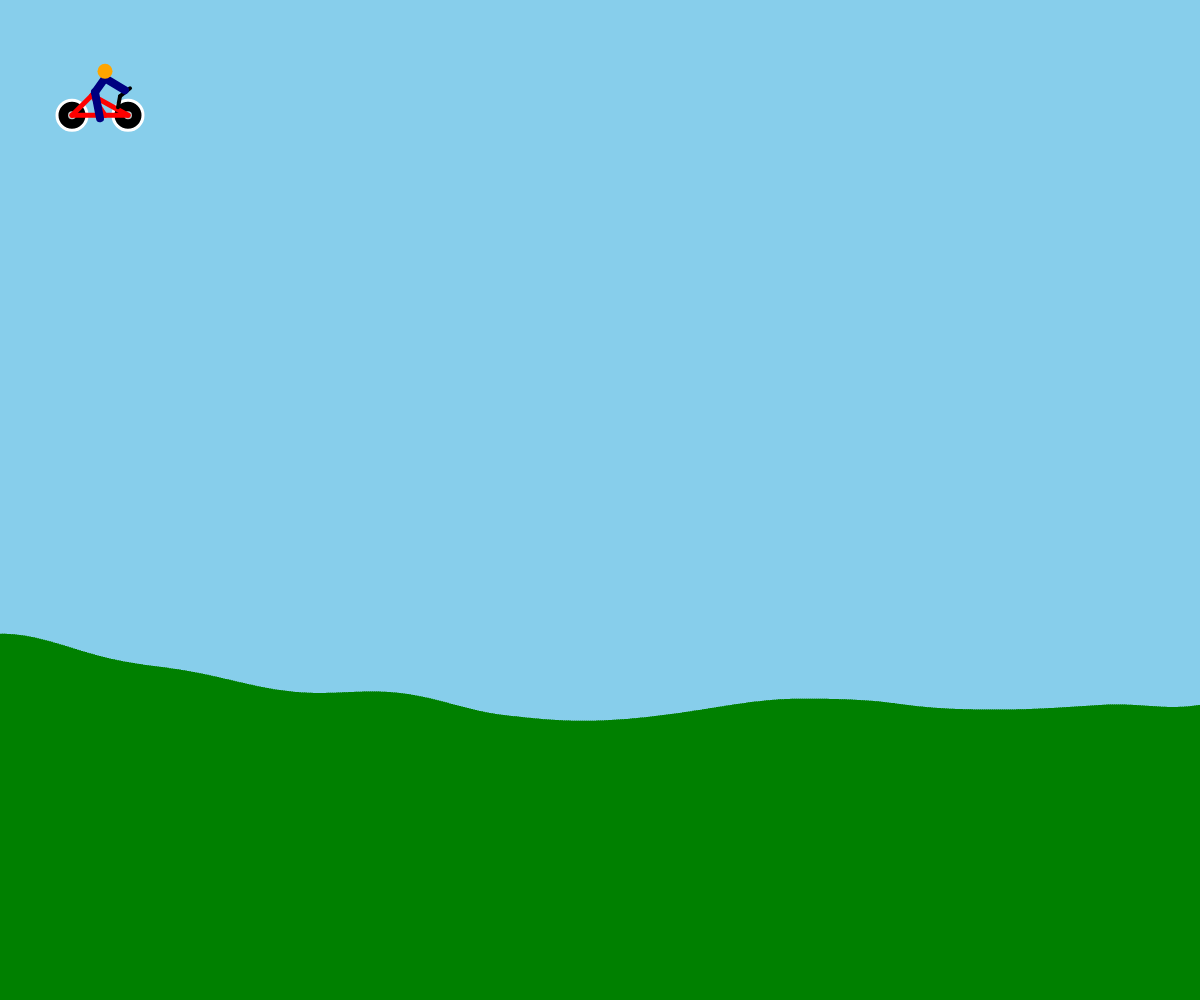
Frame 1 (no input)
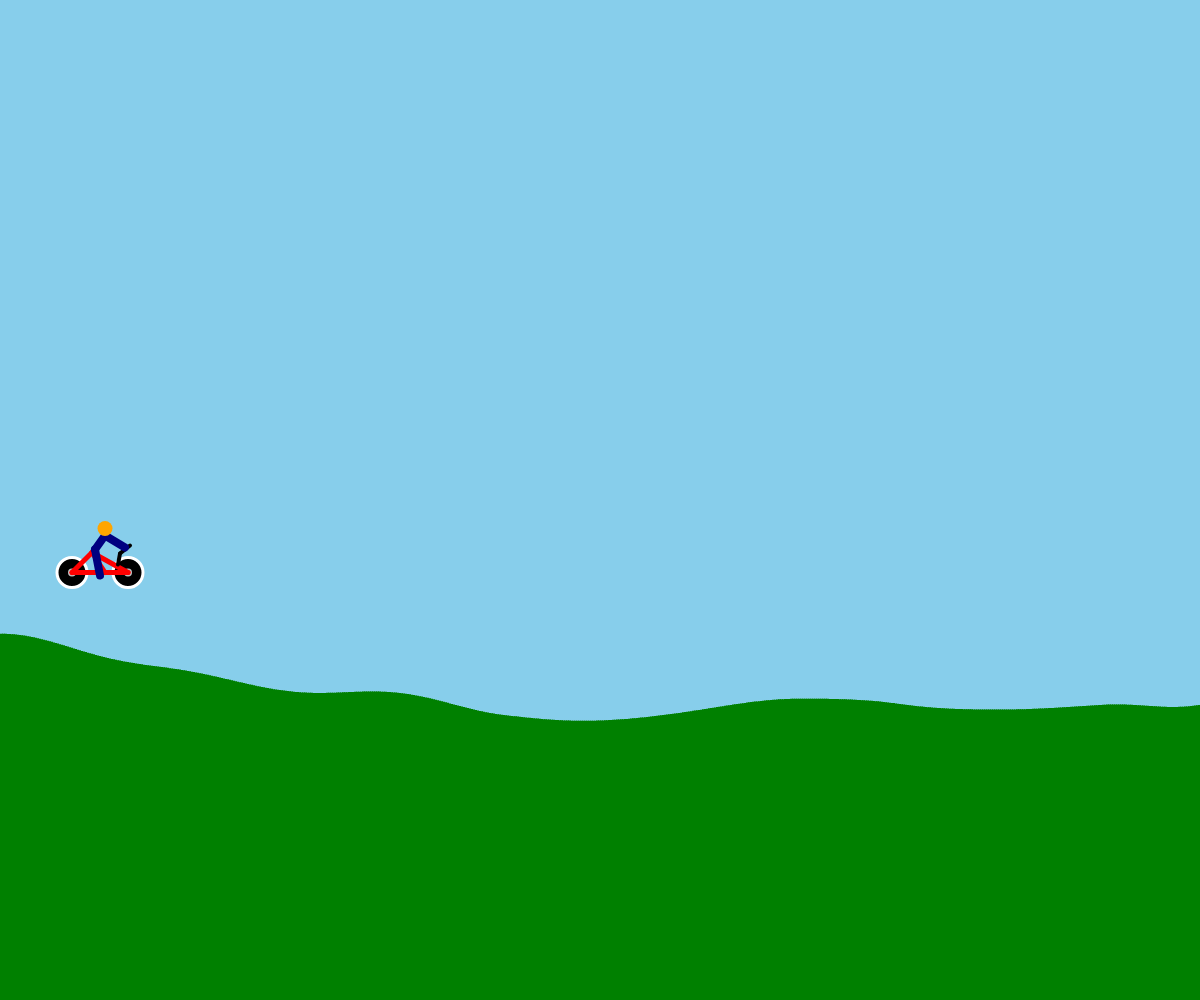
Frame 60 (no input)
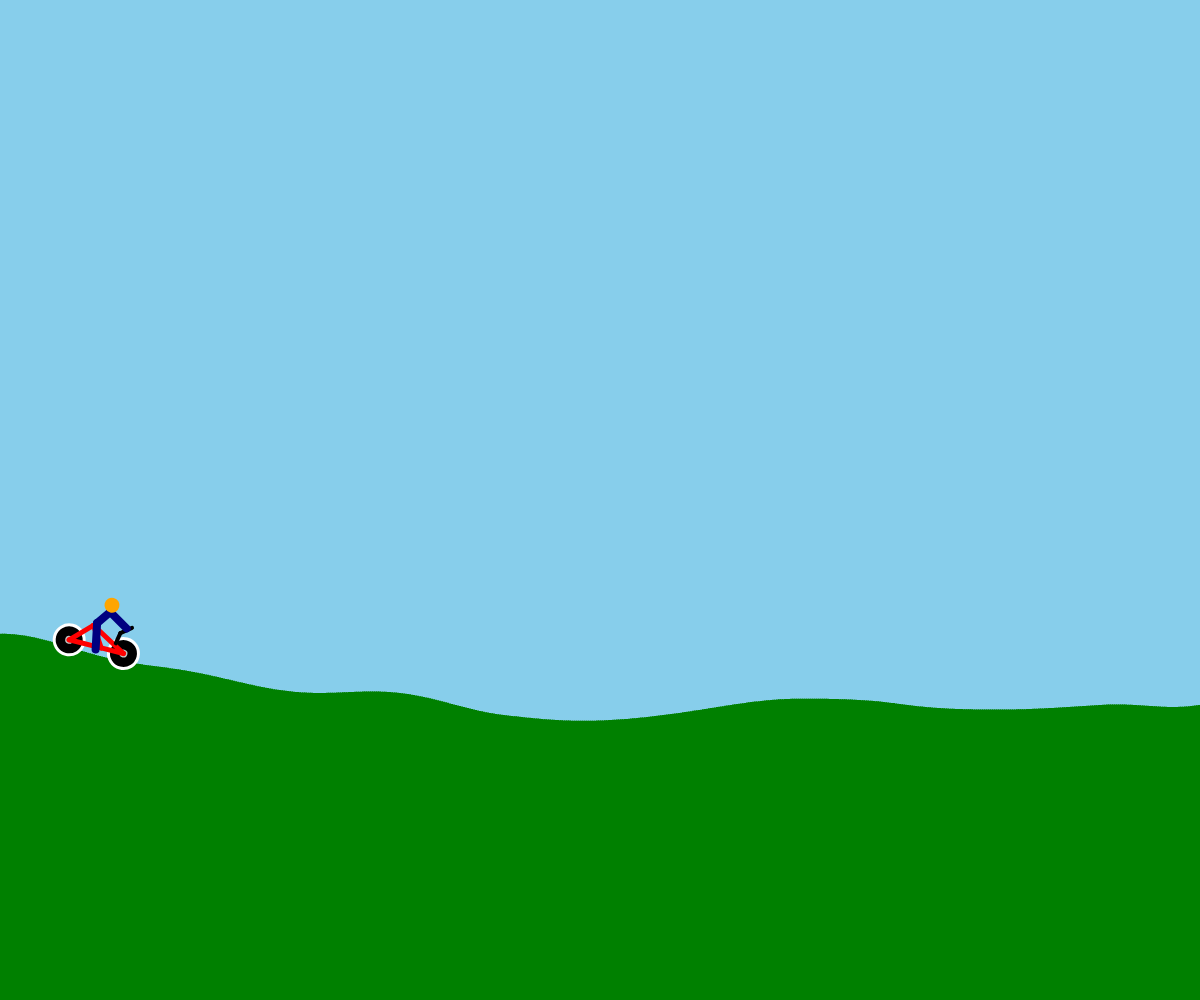
Frame 120 (the mouse pressed at the canvas centre since frame 60)

The p5.js sketch that drew these frames (run headless with seeded random() and noise() and a simulated clock; from frame 60 on, the mouse is pressed at the canvas centre):

// p5.js sketch
// ── sketch.js
// Arrays and Object Notation
// James Gorkoff
// October 8, 2026
//
// Extra for Experts:
// - describe what you did to take this project "above and beyond"

let terrain = [];

let cameraX = 0;
let nextX = 0;

let crashed = false;
let crashTimer = 0;
let crashDelay = 0;
let crashDelayLength = 3;
let explosionParticles = [];

let speed;

let bike = {
  x: 100,
  y: 100,
  velocityX: 0,
  velocityY: 0,
  tireRadius: 15,
  onGround: false,
  angle: 0,
  angularVelocity: 0,
}

let gravity = 0.25;
let acceleration = 0.075;
let maxSpeed = 30;
let airRotation = 0.013;

async function setup() {
  createCanvas(windowWidth, windowHeight);

  generateTerrain();
}

function draw() {
  setVariables();
  background("skyblue");

  handleCrash();
  moveCamera();
  checkTerrain();
  displayTerrain();
  displayBike();
  displayExplosion();
}

function moveCamera() {
  cameraX = bike.x - width * 0.3;
  cameraX = max(0, cameraX);
}

function generateTerrain() {
  let chunkSpacing = max(2, width * 0.0005);
  let numberOfChunks = ceil(width / chunkSpacing);

  for (let i = 0; i <= numberOfChunks; i++) {
    generateChunk(chunkSpacing);
  }
}

function generateChunk(chunkSpacing) {
  let xPosition = nextX;

  let smallHills = noise(xPosition * (1.5 / width)) * height * 0.25;
  let bigHills = noise(xPosition * (0.3 / width) + 100) * height * 0.2;

  let giantHill = 0;

  let hillPosition = 2000;
  let hillSpacing = width * 5;

  let distance = abs((xPosition % hillSpacing) - hillPosition);

  if (distance < width * 0.3) {
    giantHill = (1 - distance / (width * 0.3)) * height * 0.45;
  }
 
  let chunkHeight = smallHills + bigHills + giantHill;

  let chunkPoint = {
    x: xPosition,
    y: height - (height * 0.15) - chunkHeight,
    w: chunkSpacing + 1,
    h: height,
  };

  terrain.push(chunkPoint);

  nextX += chunkSpacing;
}

function checkTerrain() {
  let chunkSpacing = max(2, width * 0.0005);

  while (nextX < cameraX + width * 2) {
    generateChunk(chunkSpacing);
  }
}

function displayTerrain() {
  fill("green");
  noStroke();

  push();
  translate(-cameraX, 0);

  for (let chunk of terrain) {
    if (chunk.x + chunk.w < cameraX) {
      continue;
    }

    if (chunk.x > cameraX + width) {
      break;
    }

    displayChunk(chunk);
  }

  pop();
}

function displayChunk(chunk) {
  rect(chunk.x, chunk.y, chunk.w, chunk.h);
}

function setVariables() {
  speed = width * 0.01;
}

function windowResized() {
  resizeCanvas(windowWidth, windowHeight);

  terrain = [];
  cameraX = 0;
  nextX = 0;

  generateTerrain();
}

function updateBike() {
  moveBike();
  applyGravity();
  checkBikeCollision();
  updateBikeRotation();
}

function moveBike() {
  if (keyIsDown("W") || keyIsDown("w")) {
    bike.velocityX += acceleration;
  }
  else {
    bike.velocityX *= 0.99;
  }

  bike.velocityX = constrain(bike.velocityX, 0, maxSpeed);

  bike.x += bike.velocityX;
}

function applyGravity() {
  bike.velocityY += gravity;
  bike.y += bike.velocityY;
}

function checkBikeCollision() {
  bike.onGround = false;

  let rearX = bike.x - 28;
  let frontX = bike.x + 28;
  
  let rearY = getTerrainHeight(rearX);
  let frontY = getTerrainHeight(frontX);

  let groundY = max(rearY, frontY);
  let tireY = bike.y + 15;

  if (tireY + bike.tireRadius >= groundY && bike.velocityY >= 0) {
    bike.y = groundY - 30;
    bike.velocityY = 0;
    bike.onGround = true;
  }
}

function checkTireCollision(tireX, tireY, chunk) {
  let collision = collideLineCircle(
    chunk.x,
    chunk.y,
    chunk.x + chunk.w,
    chunk.y,
    tireX,
    tireY,
    bike.tireRadius * 2,
  );

  if (collision && bike.velocityY >= 0) {
    bike.y = chunk.y - 30;
    bike.velocityY = 0;
    bike.onGround = true;
  }
}

function displayBike() {
  if (!crashed) {
    push();
    translate(bike.x - cameraX, bike.y);
    rotate(bike.angle);

    displayTires();
    displayFrame();
    displayRider();

    pop();
  }
}

function displayTires() {
  fill("black");
  stroke("white");
  strokeWeight(3);

  circle(-28, 15, bike.tireRadius * 2);
  circle(28, 15, bike.tireRadius * 2);

  fill("silver");
  noStroke();

  circle(-28, 15, 8);
  circle(28, 15, 8);
}

function displayFrame() {
  stroke("red");
  strokeWeight(5);

  line(-28, 15, -8, -5);
  line(-8, -5, 28, 15);
  line(-8, -5, 5, 15);
  line(5, 15, -28, 15);
  line(5, 15, 28, 15);

  stroke("black");
  strokeWeight(4);

  line(20, -4, 30, -12);
  line(20, -4, 18, 7);
}

function displayRider() {
  stroke("navy");
  strokeWeight(8);

  line(-5, -8, 5, -22);
  line(5, -22, 25, -10);
  line(-5, -8, 0, 18);

  noStroke();
  fill("orange");

  circle(5, -29, 15);
}

function updateBikeRotation() {
  if (bike.onGround) {
    let rearY = getTerrainHeight(bike.x - 28);
    let frontY = getTerrainHeight(bike.x + 28);

    let groundAngle = atan2(frontY - rearY, 56);

    let angleDifference = atan2(sin(groundAngle - bike.angle), cos(groundAngle - bike.angle));
    bike.angle += angleDifference * 0.08;

    bike.angularVelocity *= 0.92;
  }
  else {
    bike.angularVelocity += airRotation * bike.velocityX * 0.01;

    if (keyIsDown("A") || keyIsDown("a")) {
      bike.angularVelocity -= 0.02;
    }
    if (keyIsDown("D") || keyIsDown("d")) {
      bike.angularVelocity += 0.02;
    }

    bike.angularVelocity = constrain(bike.angularVelocity, -0.35, 0.35);

    bike.angle += bike.angularVelocity;
    bike.angularVelocity *= 0.8;
  }
}

function getTerrainHeight(x) {
  for (let chunk of terrain) {
    if (x >= chunk.x && x <= chunk.x + chunk.w) {
      return chunk.y;
    }
  }

  return height;
}

function handleCrash() {
  if (crashed) {
    updateExplosion();
    crashTimer--;

    if (crashTimer <= 0) {
      resetGame();
    }

    return;
  }

  if (crashDelay > 0) {
    crashDelay--;

    if (crashDelay <= 0) {
      explodeBike();
    }

    return;
  }

  updateBike();
  checkRiderCrash();
}

function checkRiderCrash() {
  let headX = bike.x + 5 * cos(bike.angle) - (-29) * sin(bike.angle);
  let headY = bike.y + 5 * sin(bike.angle) + (-29) * cos(bike.angle);

  let bodyX = bike.x - 5 * cos(bike.angle) - (-8) * sin(bike.angle);
  let bodyY = bike.y - 5 * sin(bike.angle) + (-8) * cos(bike.angle);

  if (headY >= getTerrainHeight(headX) || bodyY >= getTerrainHeight(bodyX)) {
    if (crashDelay === 0) {
      crashDelay = crashDelayLength;
    }
    return;
  }

  let normalizedAngle = atan2(sin(bike.angle), cos(bike.angle));

  if (bike.onGround && abs(normalizedAngle) > PI / 2.5) {
    if (crashDelay === 0) {
      crashDelay = crashDelayLength;
    }
  }
}

function explodeBike() {
  crashed = true;
  crashTimer = 60;
  explosionParticles = [];

  for (let i = 0; i < 50; i++) {
    explosionParticles.push({
      x: bike.x,
      y: bike.y - 10,
      velocityX: random(-7, 7),
      velocityY: random(-8, 3),
      size: random(8, 20),
      life: 60,
      colour: random() < 0.5 ? "darkred" : "firebrick",
    });
  }
}

function updateExplosion() {
  for (let particle of explosionParticles) {
    particle.x += particle.velocityX;
    particle.y += particle.velocityY;
    particle.velocityY += 0.2;
    particle.life--;
  }

  explosionParticles = explosionParticles.filter(particle => particle.life > 0);
}

function displayExplosion() {
  push();
  translate(-cameraX, 0);
  noStroke();

  for (let particle of explosionParticles) {
    fill(particle.colour);
    circle(particle.x, particle.y, particle.size * particle.life / 60);
  }

  pop();
}

function resetGame() {
  terrain = [];
  cameraX = 0;
  nextX = 0;

  bike.x = 100;
  bike.y = 100;
  bike.velocityX = 0;
  bike.velocityY = 0;
  bike.angle = 0;
  bike.angularVelocity = 0;
  bike.onGround = false;

  explosionParticles = [];
  crashed = false;
  crashDelay = 0;
  crashTimer = 0;

  generateTerrain();
}
